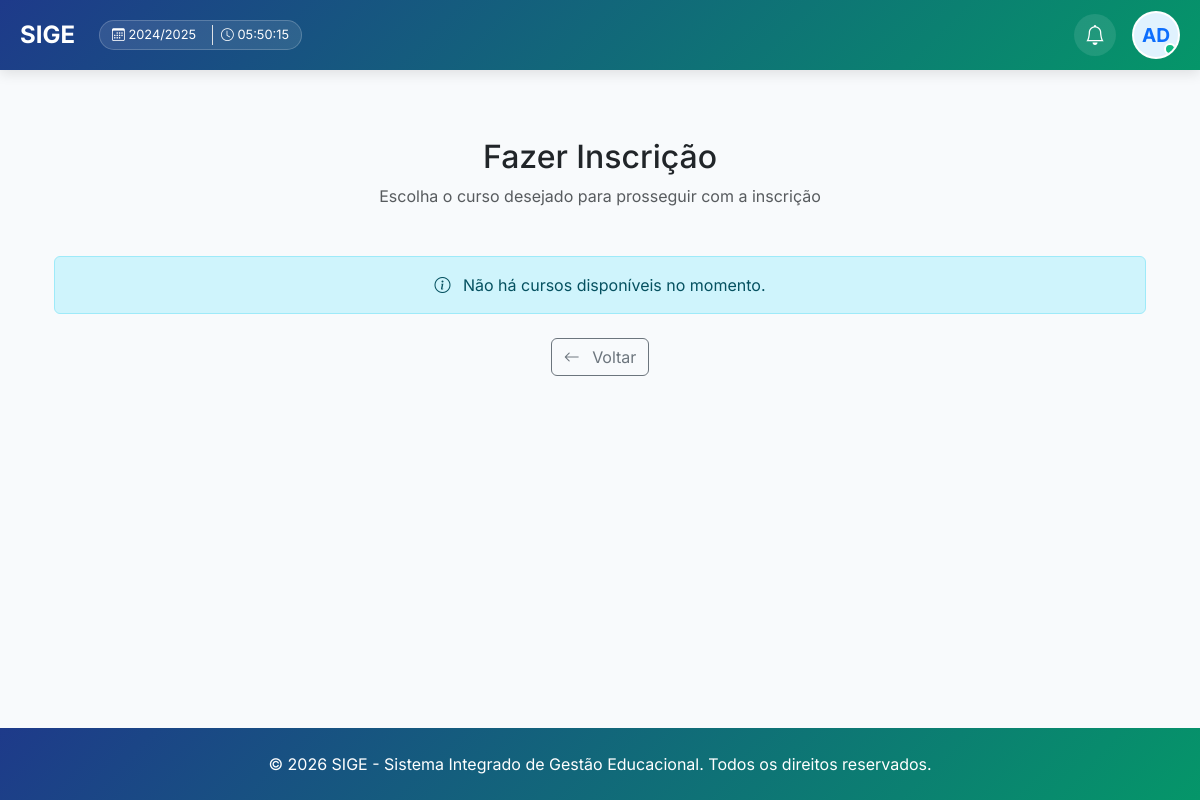
/admissao/inscricao/ (signed in), run on an earlier commit of the app's database.
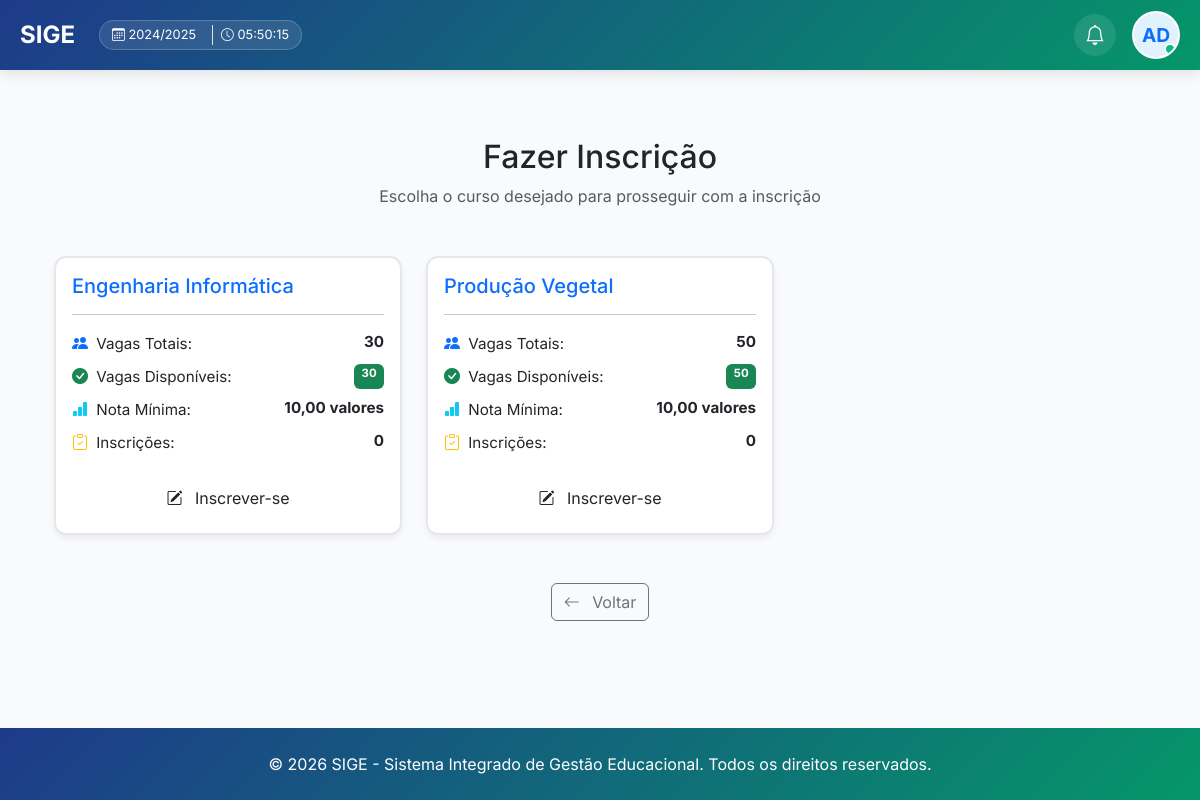
And on a later commit of the database.
### core/models.py (models this page shows, shortened)
class Curso(models.Model):
    REGIME_CHOICES = [
        ('diurno', 'Diurno'),
        ('pos-laboral', 'Pós-Laboral'),
    ]
    MODALIDADE_CHOICES = [
        ('presencial', 'Presencial'),
        ('semipresencial', 'Semipresencial'),
        ('ead', 'EAD'),
    ]
    DURACAO_CHOICES = [
        (3, '3 meses'),
        (6, '6 meses'),
        (12, '1 ano'),
        (24, '2 anos'),
        (36, '3 anos'),
        (48, '4 anos'),
        (60, '5 anos'),
    ]
    codigo = models.CharField(max_length=50, unique=True, default="CURSO", verbose_name="Código do Curso")
    nome = models.CharField(max_length=200, verbose_name="Nome do Curso")
    grau = models.ForeignKey(NivelAcademico, on_delete=models.CASCADE, related_name='cursos', verbose_name="Grau Académico")
    regime = models.CharField(max_length=20, choices=REGIME_CHOICES, default='diurno', verbose_name="Regime")
    modalidade = models.CharField(max_length=20, choices=MODALIDADE_CHOICES, default='presencial', verbose_name="Modalidade")
    descricao = models.TextField(blank=True, verbose_name="Descrição")
    vagas = models.PositiveIntegerField(verbose_name="Número de Vagas")
    duracao_meses = models.PositiveIntegerField(
        choices=DURACAO_CHOICES,
        default=12,
        verbose_name="Duração"
    )
    nota_minima = models.DecimalField(
        max_digits=4,
        decimal_places=2,
        default=10.00,
        validators=[MinValueValidator(10.00), MaxValueValidator(20.00)],
        verbose_name="Nota Mínima para Aprovação"
    )
    requer_prerequisitos = models.BooleanField(default=False, verbose_name="Requer Pré-requisitos")
    ativo = models.BooleanField(default=True, verbose_name="Ativo")
    data_criacao = models.DateTimeField(auto_now_add=True)
    data_atualizacao = models.DateTimeField(auto_now=True)
    class Meta:
        verbose_name = "Curso"
        verbose_name_plural = "Cursos"
        ordering = ['nome']
    def vagas_disponiveis(self):
        aprovados = self.inscricoes.filter(aprovado=True).count()
        return max(0, self.vagas - aprovados)
    def total_inscricoes(self):
        return self.inscricoes.count()

### core/views.py (the view)
# urls.py: path('admissao/inscricao/', views.admissao_inscricao, name='admissao_inscricao'),
@login_required
def admissao_inscricao(request):
    cursos = Curso.objects.filter(ativo=True)
    config = ConfiguracaoEscola.objects.first()
    if request.method == 'POST':
        curso_id = request.POST.get('curso_id')
        if curso_id:
            return redirect('inscricao_create', curso_id=curso_id)
    return render(request, 'core/admissao_inscricao.html', {
        'cursos': cursos,
        'config': config
    })

### core/context_processors.py (called while the page is built)
def subscricao_context(request):
    if not request.user.is_authenticated:
        return {}
    subscricao = Subscricao.objects.filter(estado__in=['ativo', 'teste']).first()
    return {'subscricao': subscricao}

def global_academic_context(request):
    config = ConfiguracaoEscola.objects.first()
    context = {
        'config': config
    }
    if request.user.is_authenticated:
        ano_atual = AnoAcademico.objects.filter(ano_atual=True).first()
        semestre_atual = None
        if ano_atual:
            semestre_atual = ano_atual.semestres.filter(ativo=True).first()
        perfil = PerfilUsuario.objects.filter(user=request.user).first()
        context.update({
            'ano_atual': ano_atual,
            'semestre_atual': semestre_atual,
            'user_perfil': perfil
        })
    return context

### core/models.py (called while the page is built)
    def __str__(self):
        return self.codigo

### core/templates/core/admissao_inscricao.html (shortened to what this page needs)
{% extends 'core/base.html' %}
{% block content %}
<div class="container my-5">
    <div class="text-center mb-5">
        <h2>Fazer Inscrição</h2>
        <p class="text-muted">Escolha o curso desejado para prosseguir com a inscrição</p>
    </div>
    {% if cursos %}
        <div class="row">
            {% for curso in cursos %}
            <div class="col-md-6 col-lg-4 mb-4">
                <div class="card curso-card h-100">
                    <div class="card-body">
                        <h5 class="card-title text-primary">{{ curso.nome }}</h5>
                        <hr>
                        <div class="curso-info">
                            <div class="d-flex justify-content-between mb-2">
                                <span><i class="bi bi-people-fill text-primary"></i> Vagas Totais:</span>
                                <strong>{{ curso.vagas }}</strong>
                            </div>
                            <div class="d-flex justify-content-between mb-2">
                                <span><i class="bi bi-check-circle-fill text-success"></i> Vagas Disponíveis:</span>
                                <span class="badge bg-success">{{ curso.vagas_disponiveis }}</span>
                            </div>
                            <div class="d-flex justify-content-between mb-2">
                                <span><i class="bi bi-bar-chart-fill text-info"></i> Nota Mínima:</span>
                                <strong>{{ curso.nota_minima }} valores</strong>
                            </div>
                            <div class="d-flex justify-content-between mb-2">
                                <span><i class="bi bi-clipboard-check text-warning"></i> Inscrições:</span>
                                <strong>{{ curso.total_inscricoes }}</strong>
                            </div>
                        </div>
                        {% if curso.ativo %}
                            {% if curso.vagas_disponiveis > 0 %}
                                <a href="{% url 'inscricao_create' curso.id %}" class="btn btn-custom w-100 mt-3">
                                    <i class="bi bi-pencil-square me-2"></i>
                                    Inscrever-se
                                </a>
                            {% else %}
                                <button class="btn btn-secondary w-100 mt-3" disabled title="Não há vagas disponíveis">
                                    <i class="bi bi-x-circle me-2"></i>
                                    Sem Vagas
                                </button>
                            {% endif %}
                        {% else %}
                            <button class="btn btn-danger w-100 mt-3" disabled title="Este curso está indisponível para inscrições">
                                <i class="bi bi-exclamation-circle me-2"></i>
                                Curso Indisponível
                            </button>
                        {% endif %}
                    </div>
                </div>
            </div>
            {% endfor %}
        </div>
    {% else %}
        <div class="alert alert-info text-center">
            <i class="bi bi-info-circle me-2"></i>
            Não há cursos disponíveis no momento.
        </div>
    {% endif %}
    <div class="text-center mt-4">
        <a href="{% url 'nova_matricula' %}" class="btn btn-outline-secondary">
            <i class="bi bi-arrow-left me-2"></i>
            Voltar
        </a>
    </div>
</div>
{% endblock %}

What changed in the data, as far as the page shows it:
added Curso: nome "Engenharia Informática", vagas "30", vagas_disponiveis "30", nota_minima "10,00", total_inscricoes "0", ativo True (drawn)
added Curso: nome "Produção Vegetal", vagas "50", vagas_disponiveis "50", nota_minima "10,00", total_inscricoes "0", ativo True (drawn)
Also different on the page:
text no longer shown: "Não há cursos disponíveis no momento."
